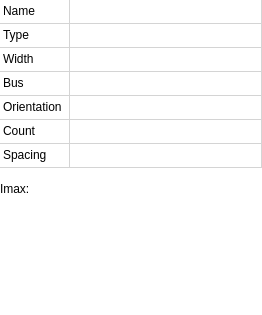
<?xml version="1.0" encoding="UTF-8"?>
<ui version="4.0">
 <class>TrackTool</class>
 <widget class="QWidget" name="TrackTool">
  <property name="geometry">
   <rect>
    <x>0</x>
    <y>0</y>
    <width>262</width>
    <height>315</height>
   </rect>
  </property>
  <property name="windowTitle">
   <string>Form</string>
  </property>
  <layout class="QVBoxLayout" name="verticalLayout_2">
   <property name="spacing">
    <number>0</number>
   </property>
   <property name="leftMargin">
    <number>0</number>
   </property>
   <property name="topMargin">
    <number>0</number>
   </property>
   <property name="rightMargin">
    <number>0</number>
   </property>
   <property name="bottomMargin">
    <number>0</number>
   </property>
   <item>
    <widget class="QStackedWidget" name="stackedWidget">
     <property name="currentIndex">
      <number>0</number>
     </property>
     <widget class="QWidget" name="page">
      <property name="styleSheet">
       <string notr="true">QWidget { background-color: white; } </string>
      </property>
      <layout class="QVBoxLayout" name="verticalLayout_3">
       <property name="spacing">
        <number>0</number>
       </property>
       <property name="leftMargin">
        <number>0</number>
       </property>
       <property name="topMargin">
        <number>0</number>
       </property>
       <property name="rightMargin">
        <number>0</number>
       </property>
       <property name="bottomMargin">
        <number>0</number>
       </property>
       <item>
        <layout class="QVBoxLayout" name="verticalLayout">
         <item>
          <widget class="QTableWidget" name="tableWidget">
           <property name="sizePolicy">
            <sizepolicy hsizetype="Expanding" vsizetype="Minimum">
             <horstretch>0</horstretch>
             <verstretch>0</verstretch>
            </sizepolicy>
           </property>
           <property name="frameShape">
            <enum>QFrame::NoFrame</enum>
           </property>
           <property name="frameShadow">
            <enum>QFrame::Plain</enum>
           </property>
           <property name="sizeAdjustPolicy">
            <enum>QAbstractScrollArea::AdjustToContents</enum>
           </property>
           <property name="editTriggers">
            <set>QAbstractItemView::NoEditTriggers</set>
           </property>
           <property name="selectionMode">
            <enum>QAbstractItemView::NoSelection</enum>
           </property>
           <attribute name="horizontalHeaderVisible">
            <bool>false</bool>
           </attribute>
           <attribute name="horizontalHeaderDefaultSectionSize">
            <number>70</number>
           </attribute>
           <attribute name="horizontalHeaderStretchLastSection">
            <bool>true</bool>
           </attribute>
           <attribute name="verticalHeaderVisible">
            <bool>false</bool>
           </attribute>
           <attribute name="verticalHeaderDefaultSectionSize">
            <number>24</number>
           </attribute>
           <attribute name="verticalHeaderMinimumSectionSize">
            <number>24</number>
           </attribute>
           <row>
            <property name="text">
             <string>Name</string>
            </property>
           </row>
           <row>
            <property name="text">
             <string>Type</string>
            </property>
           </row>
           <row>
            <property name="text">
             <string>Width</string>
            </property>
           </row>
           <row>
            <property name="text">
             <string>Bus</string>
            </property>
           </row>
           <row>
            <property name="text">
             <string>Orientation</string>
            </property>
           </row>
           <row>
            <property name="text">
             <string>Count</string>
            </property>
           </row>
           <row>
            <property name="text">
             <string>Spacing</string>
            </property>
           </row>
           <column>
            <property name="text">
             <string>Property</string>
            </property>
           </column>
           <column>
            <property name="text">
             <string>Value</string>
            </property>
           </column>
           <item row="0" column="0">
            <property name="text">
             <string>Name</string>
            </property>
           </item>
           <item row="1" column="0">
            <property name="text">
             <string>Type</string>
            </property>
           </item>
           <item row="2" column="0">
            <property name="text">
             <string>Width</string>
            </property>
           </item>
           <item row="3" column="0">
            <property name="text">
             <string>Bus</string>
            </property>
           </item>
           <item row="4" column="0">
            <property name="text">
             <string>Orientation</string>
            </property>
           </item>
           <item row="5" column="0">
            <property name="text">
             <string>Count</string>
            </property>
           </item>
           <item row="6" column="0">
            <property name="text">
             <string>Spacing</string>
            </property>
           </item>
          </widget>
         </item>
         <item>
          <widget class="QLabel" name="currentLabel">
           <property name="sizePolicy">
            <sizepolicy hsizetype="Preferred" vsizetype="Minimum">
             <horstretch>0</horstretch>
             <verstretch>0</verstretch>
            </sizepolicy>
           </property>
           <property name="text">
            <string>Imax:</string>
           </property>
          </widget>
         </item>
         <item>
          <spacer name="verticalSpacer">
           <property name="orientation">
            <enum>Qt::Vertical</enum>
           </property>
           <property name="sizeHint" stdset="0">
            <size>
             <width>20</width>
             <height>40</height>
            </size>
           </property>
          </spacer>
         </item>
        </layout>
       </item>
      </layout>
     </widget>
     <widget class="QWidget" name="page_2">
      <widget class="QComboBox" name="typeComboBox">
       <property name="geometry">
        <rect>
         <x>60</x>
         <y>12</y>
         <width>109</width>
         <height>22</height>
        </rect>
       </property>
       <property name="styleSheet">
        <string notr="true">QComboBox { background-color: white; } </string>
       </property>
       <property name="frame">
        <bool>false</bool>
       </property>
       <item>
        <property name="text">
         <string>Simple</string>
        </property>
        <property name="icon">
         <iconset resource="../../mytypon.qrc">
          <normaloff>:/pictures/doubleangle.png</normaloff>:/pictures/doubleangle.png</iconset>
        </property>
       </item>
       <item>
        <property name="text">
         <string>Angle1</string>
        </property>
        <property name="icon">
         <iconset resource="../../mytypon.qrc">
          <normaloff>:/pictures/oneangleline1.png</normaloff>:/pictures/oneangleline1.png</iconset>
        </property>
       </item>
       <item>
        <property name="text">
         <string>Angle2</string>
        </property>
        <property name="icon">
         <iconset resource="../../mytypon.qrc">
          <normaloff>:/pictures/oneangleline2.png</normaloff>:/pictures/oneangleline2.png</iconset>
        </property>
       </item>
       <item>
        <property name="text">
         <string>Right angle 1</string>
        </property>
        <property name="icon">
         <iconset resource="../../mytypon.qrc">
          <normaloff>:/pictures/rightangleline1.png</normaloff>:/pictures/rightangleline1.png</iconset>
        </property>
       </item>
       <item>
        <property name="text">
         <string>Right angle 2</string>
        </property>
        <property name="icon">
         <iconset resource="../../mytypon.qrc">
          <normaloff>:/pictures/rightangleline2.png</normaloff>:/pictures/rightangleline2.png</iconset>
        </property>
       </item>
       <item>
        <property name="text">
         <string>Arc 1</string>
        </property>
        <property name="icon">
         <iconset resource="../../mytypon.qrc">
          <normaloff>:/pictures/arc1.png</normaloff>:/pictures/arc1.png</iconset>
        </property>
       </item>
       <item>
        <property name="text">
         <string>Arc 2</string>
        </property>
        <property name="icon">
         <iconset resource="../../mytypon.qrc">
          <normaloff>:/pictures/arc2.png</normaloff>:/pictures/arc2.png</iconset>
        </property>
       </item>
      </widget>
      <widget class="MYUnitsSpinBox" name="widthSpinBox">
       <property name="geometry">
        <rect>
         <x>60</x>
         <y>40</y>
         <width>53</width>
         <height>20</height>
        </rect>
       </property>
       <property name="frame">
        <bool>false</bool>
       </property>
      </widget>
      <widget class="QComboBox" name="busTypeComboBox">
       <property name="enabled">
        <bool>false</bool>
       </property>
       <property name="geometry">
        <rect>
         <x>80</x>
         <y>170</y>
         <width>74</width>
         <height>20</height>
        </rect>
       </property>
       <property name="styleSheet">
        <string notr="true">QComboBox { background-color: white; } </string>
       </property>
       <property name="frame">
        <bool>false</bool>
       </property>
       <item>
        <property name="text">
         <string>Horizontal</string>
        </property>
       </item>
       <item>
        <property name="text">
         <string>Vertical</string>
        </property>
       </item>
      </widget>
      <widget class="QCheckBox" name="busCheckBox">
       <property name="geometry">
        <rect>
         <x>40</x>
         <y>130</y>
         <width>70</width>
         <height>17</height>
        </rect>
       </property>
       <property name="layoutDirection">
        <enum>Qt::RightToLeft</enum>
       </property>
       <property name="text">
        <string/>
       </property>
      </widget>
      <widget class="QLineEdit" name="nameLineEdit">
       <property name="geometry">
        <rect>
         <x>90</x>
         <y>320</y>
         <width>113</width>
         <height>20</height>
        </rect>
       </property>
       <property name="frame">
        <bool>false</bool>
       </property>
      </widget>
      <widget class="QSpinBox" name="busSpinBox">
       <property name="enabled">
        <bool>false</bool>
       </property>
       <property name="geometry">
        <rect>
         <x>108</x>
         <y>201</y>
         <width>37</width>
         <height>20</height>
        </rect>
       </property>
       <property name="frame">
        <bool>false</bool>
       </property>
       <property name="minimum">
        <number>2</number>
       </property>
       <property name="value">
        <number>8</number>
       </property>
      </widget>
      <widget class="MYUnitsSpinBox" name="spacingSpinBox">
       <property name="enabled">
        <bool>false</bool>
       </property>
       <property name="geometry">
        <rect>
         <x>108</x>
         <y>227</y>
         <width>53</width>
         <height>20</height>
        </rect>
       </property>
       <property name="frame">
        <bool>false</bool>
       </property>
      </widget>
     </widget>
    </widget>
   </item>
  </layout>
 </widget>
 <customwidgets>
  <customwidget>
   <class>MYUnitsSpinBox</class>
   <extends>QDoubleSpinBox</extends>
   <header>utils/myunitsspinbox.h</header>
  </customwidget>
 </customwidgets>
 <resources>
  <include location="../../mytypon.qrc"/>
 </resources>
 <connections/>
</ui>
